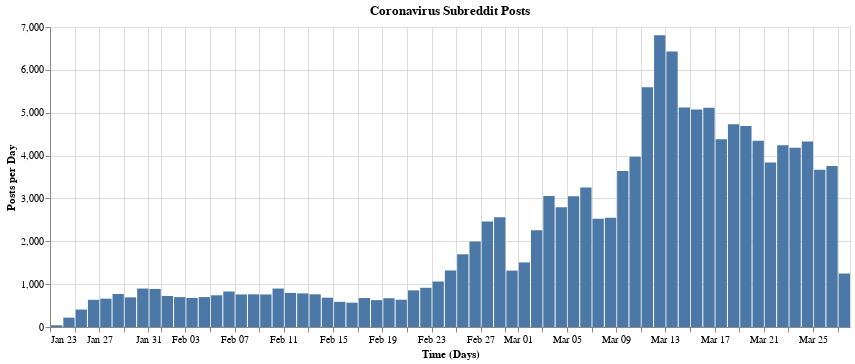

Write notebook code for a chart like this one.
### Markdown cell above
## Activity

Since there is so much activity it would be interesting to see what it looks like over time. But first we need to summarize it, because it's too many rows to pass off directly to Altair.

### Code cell
import altair
altair.renderers.enable('html')

posts_by_hour = reddit.groupby('created').count()
posts_by_hour = posts_by_hour.resample('1D').sum()

posts_by_hour

altair.Chart(posts_by_hour.reset_index(), title="Coronavirus Subreddit Posts", width=800).mark_bar().encode(
    altair.X('monthdate(created)', title='Time (Days)'),
    altair.Y('id', title='Posts per Day')
)

### Figure 1 — Vega-Lite specification as saved in the notebook (floating-point values rounded to 4 significant figures)
{"config": {"view": {"continuousWidth": 400, "continuousHeight": 300}}, "data": {"name": "data-264c187ac0c73f86dc64ee122778466f"}, "mark": "bar", "encoding": {"x": {"type": "temporal", "field": "created", "timeUnit": "monthdate", "title": "Time (Days)"}, "y": {"type": "quantitative", "field": "id", "title": "Posts per Day"}}, "title": "Coronavirus Subreddit Posts", "width": 800, "$schema": "https://vega.github.io/schema/vega-lite/v4.0.2.json", "datasets": {"data-264c187ac0c73f86dc64ee122778466f": [{"created": "2020-01-23T00:00:00", "Unnamed: 0": 40, "Unnamed: 0.1": 40, "Unnamed: 0.1.1": 40, "id": 40, "url": 40, "title": 40, "creator": 40, "score": 40, "comments": 40}, {"created": "2020-01-24T00:00:00", "Unnamed: 0": 218, "Unnamed: 0.1": 218, "Unnamed: 0.1.1": 218, "id": 218, "url": 218, "title": 218, "creator": 218, "score": 218, "comments": 218}, {"created": "2020-01-25T00:00:00", "Unnamed: 0": 407, "Unnamed: 0.1": 407, "Unnamed: 0.1.1": 407, "id": 407, "url": 407, "title": 407, "creator": 407, "score": 407, "comments": 407}, {"created": "2020-01-26T00:00:00", "Unnamed: 0": 634, "Unnamed: 0.1": 634, "Unnamed: 0.1.1": 634, "id": 634, "url": 634, "title": 634, "creator": 634, "score": 634, "comments": 634}, {"created": "2020-01-27T00:00:00", "Unnamed: 0": 661, "Unnamed: 0.1": 661, "Unnamed: 0.1.1": 661, "id": 661, "url": 661, "title": 661, "creator": 661, "score": 661, "comments": 661}, {"created": "2020-01-28T00:00:00", "Unnamed: 0": 770, "Unnamed: 0.1": 770, "Unnamed: 0.1.1": 770, "id": 770, "url": 770, "title": 770, "creator": 770, "score": 770, "comments": 770}, {"created": "2020-01-29T00:00:00", "Unnamed: 0": 692, "Unnamed: 0.1": 692, "Unnamed: 0.1.1": 692, "id": 692, "url": 692, "title": 692, "creator": 692, "score": 692, "comments": 692}, {"created": "2020-01-30T00:00:00", "Unnamed: 0": 897, "Unnamed: 0.1": 897, "Unnamed: 0.1.1": 897, "id": 897, "url": 897, "title": 897, "creator": 897, "score": 897, "comments": 897}, {"created": "2020-01-31T00:00:00", "Unnamed: 0": 888, "Unnamed: 0.1": 888, "Unnamed: 0.1.1": 888, "id": 888, "url": 888, "title": 888, "creator": 888, "score": 888, "comments": 888}, {"created": "2020-02-01T00:00:00", "Unnamed: 0": 724, "Unnamed: 0.1": 724, "Unnamed: 0.1.1": 724, "id": 724, "url": 724, "title": 724, "creator": 724, "score": 724, "comments": 724}, {"created": "2020-02-02T00:00:00", "Unnamed: 0": 697, "Unnamed: 0.1": 697, "Unnamed: 0.1.1": 697, "id": 697, "url": 697, "title": 697, "creator": 697, "score": 697, "comments": 697}, {"created": "2020-02-03T00:00:00", "Unnamed: 0": 679, "Unnamed: 0.1": 679, "Unnamed: 0.1.1": 679, "id": 679, "url": 679, "title": 679, "creator": 679, "score": 679, "comments": 679}, {"created": "2020-02-04T00:00:00", "Unnamed: 0": 698, "Unnamed: 0.1": 698, "Unnamed: 0.1.1": 698, "id": 698, "url": 698, "title": 698, "creator": 698, "score": 698, "comments": 698}, {"created": "2020-02-05T00:00:00", "Unnamed: 0": 740, "Unnamed: 0.1": 740, "Unnamed: 0.1.1": 740, "id": 740, "url": 740, "title": 740, "creator": 740, "score": 740, "comments": 740}, {"created": "2020-02-06T00:00:00", "Unnamed: 0": 828, "Unnamed: 0.1": 828, "Unnamed: 0.1.1": 828, "id": 828, "url": 828, "title": 828, "creator": 828, "score": 828, "comments": 828}, {"created": "2020-02-07T00:00:00", "Unnamed: 0": 760, "Unnamed: 0.1": 760, "Unnamed: 0.1.1": 760, "id": 760, "url": 760, "title": 760, "creator": 760, "score": 760, "comments": 760}, {"created": "2020-02-08T00:00:00", "Unnamed: 0": 763, "Unnamed: 0.1": 763, "Unnamed: 0.1.1": 763, "id": 763, "url": 763, "title": 763, "creator": 763, "score": 763, "comments": 763}, {"created": "2020-02-09T00:00:00", "Unnamed: 0": 759, "Unnamed: 0.1": 759, "Unnamed: 0.1.1": 759, "id": 759, "url": 759, "title": 759, "creator": 759, "score": 759, "comments": 759}, {"created": "2020-02-10T00:00:00", "Unnamed: 0": 897, "Unnamed: 0.1": 897, "Unnamed: 0.1.1": 897, "id": 897, "url": 897, "title": 897, "creator": 897, "score": 897, "comments": 897}, {"created": "2020-02-11T00:00:00", "Unnamed: 0": 796, "Unnamed: 0.1": 796, "Unnamed: 0.1.1": 796, "id": 796, "url": 796, "title": 796, "creator": 796, "score": 796, "comments": 796}, {"created": "2020-02-12T00:00:00", "Unnamed: 0": 784, "Unnamed: 0.1": 784, "Unnamed: 0.1.1": 784, "id": 784, "url": 784, "title": 784, "creator": 784, "score": 784, "comments": 784}, {"created": "2020-02-13T00:00:00", "Unnamed: 0": 763, "Unnamed: 0.1": 763, "Unnamed: 0.1.1": 763, "id": 763, "url": 763, "title": 763, "creator": 763, "score": 763, "comments": 763}, {"created": "2020-02-14T00:00:00", "Unnamed: 0": 684, "Unnamed: 0.1": 684, "Unnamed: 0.1.1": 684, "id": 684, "url": 684, "title": 684, "creator": 684, "score": 684, "comments": 684}, {"created": "2020-02-15T00:00:00", "Unnamed: 0": 587, "Unnamed: 0.1": 587, "Unnamed: 0.1.1": 587, "id": 587, "url": 587, "title": 587, "creator": 587, "score": 587, "comments": 587}, {"created": "2020-02-16T00:00:00", "Unnamed: 0": 567, "Unnamed: 0.1": 567, "Unnamed: 0.1.1": 567, "id": 567, "url": 567, "title": 567, "creator": 567, "score": 567, "comments": 567}, {"created": "2020-02-17T00:00:00", "Unnamed: 0": 677, "Unnamed: 0.1": 677, "Unnamed: 0.1.1": 677, "id": 677, "url": 677, "title": 677, "creator": 677, "score": 677, "comments": 677}, {"created": "2020-02-18T00:00:00", "Unnamed: 0": 627, "Unnamed: 0.1": 627, "Unnamed: 0.1.1": 627, "id": 627, "url": 627, "title": 627, "creator": 627, "score": 627, "comments": 627}, {"created": "2020-02-19T00:00:00", "Unnamed: 0": 671, "Unnamed: 0.1": 671, "Unnamed: 0.1.1": 671, "id": 671, "url": 671, "title": 671, "creator": 671, "score": 671, "comments": 671}, {"created": "2020-02-20T00:00:00", "Unnamed: 0": 636, "Unnamed: 0.1": 636, "Unnamed: 0.1.1": 636, "id": 636, "url": 636, "title": 636, "creator": 636, "score": 636, "comments": 636}, {"created": "2020-02-21T00:00:00", "Unnamed: 0": 855, "Unnamed: 0.1": 855, "Unnamed: 0.1.1": 855, "id": 855, "url": 855, "title": 855, "creator": 855, "score": 855, "comments": 855}, {"created": "2020-02-22T00:00:00", "Unnamed: 0": 915, "Unnamed: 0.1": 915, "Unnamed: 0.1.1": 915, "id": 915, "url": 915, "title": 915, "creator": 915, "score": 915, "comments": 915}, {"created": "2020-02-23T00:00:00", "Unnamed: 0": 1061, "Unnamed: 0.1": 1061, "Unnamed: 0.1.1": 1061, "id": 1061, "url": 1061, "title": 1061, "creator": 1061, "score": 1061, "comments": 1061}, {"created": "2020-02-24T00:00:00", "Unnamed: 0": 1319, "Unnamed: 0.1": 1319, "Unnamed: 0.1.1": 1319, "id": 1319, "url": 1319, "title": 1319, "creator": 1319, "score": 1319, "comments": 1319}, {"created": "2020-02-25T00:00:00", "Unnamed: 0": 1697, "Unnamed: 0.1": 1697, "Unnamed: 0.1.1": 1697, "id": 1697, "url": 1697, "title": 1697, "creator": 1697, "score": 1697, "comments": 1697}, {"created": "2020-02-26T00:00:00", "Unnamed: 0": 1996, "Unnamed: 0.1": 1996, "Unnamed: 0.1.1": 1996, "id": 1996, "url": 1996, "title": 1996, "creator": 1996, "score": 1996, "comments": 1996}, {"created": "2020-02-27T00:00:00", "Unnamed: 0": 2460, "Unnamed: 0.1": 2460, "Unnamed: 0.1.1": 2460, "id": 2460, "url": 2460, "title": 2460, "creator": 2460, "score": 2460, "comments": 2460}, {"created": "2020-02-28T00:00:00", "Unnamed: 0": 2561, "Unnamed: 0.1": 2561, "Unnamed: 0.1.1": 2561, "id": 2561, "url": 2561, "title": 2561, "creator": 2561, "score": 2561, "comments": 2561}, {"created": "2020-02-29T00:00:00", "Unnamed: 0": 1316, "Unnamed: 0.1": 1316, "Unnamed: 0.1.1": 1316, "id": 1316, "url": 1316, "title": 1316, "creator": 1316, "score": 1316, "comments": 1316}, {"created": "2020-03-01T00:00:00", "Unnamed: 0": 1507, "Unnamed: 0.1": 1507, "Unnamed: 0.1.1": 1507, "id": 1507, "url": 1507, "title": 1507, "creator": 1507, "score": 1507, "comments": 1507}, {"created": "2020-03-02T00:00:00", "Unnamed: 0": 2259, "Unnamed: 0.1": 2259, "Unnamed: 0.1.1": 2259, "id": 2259, "url": 2259, "title": 2259, "creator": 2259, "score": 2259, "comments": 2259}, {"created": "2020-03-03T00:00:00", "Unnamed: 0": 3057, "Unnamed: 0.1": 3057, "Unnamed: 0.1.1": 3057, "id": 3057, "url": 3057, "title": 3057, "creator": 3057, "score": 3057, "comments": 3057}, {"created": "2020-03-04T00:00:00", "Unnamed: 0": 2797, "Unnamed: 0.1": 2797, "Unnamed: 0.1.1": 2797, "id": 2797, "url": 2797, "title": 2797, "creator": 2797, "score": 2797, "comments": 2797}, {"created": "2020-03-05T00:00:00", "Unnamed: 0": 3053, "Unnamed: 0.1": 3053, "Unnamed: 0.1.1": 3053, "id": 3053, "url": 3053, "title": 3053, "creator": 3053, "score": 3053, "comments": 3053}, {"created": "2020-03-06T00:00:00", "Unnamed: 0": 3256, "Unnamed: 0.1": 3256, "Unnamed: 0.1.1": 3256, "id": 3256, "url": 3256, "title": 3256, "creator": 3256, "score": 3256, "comments": 3256}, {"created": "2020-03-07T00:00:00", "Unnamed: 0": 2523, "Unnamed: 0.1": 2523, "Unnamed: 0.1.1": 2523, "id": 2523, "url": 2523, "title": 2523, "creator": 2523, "score": 2523, "comments": 2523}, {"created": "2020-03-08T00:00:00", "Unnamed: 0": 2547, "Unnamed: 0.1": 2547, "Unnamed: 0.1.1": 2547, "id": 2547, "url": 2547, "title": 2547, "creator": 2547, "score": 2547, "comments": 2547}, {"created": "2020-03-09T00:00:00", "Unnamed: 0": 3641, "Unnamed: 0.1": 3641, "Unnamed: 0.1.1": 3641, "id": 3641, "url": 3641, "title": 3641, "creator": 3641, "score": 3641, "comments": 3641}, {"created": "2020-03-10T00:00:00", "Unnamed: 0": 3970, "Unnamed: 0.1": 3970, "Unnamed: 0.1.1": 3970, "id": 3970, "url": 3970, "title": 3970, "creator": 3970, "score": 3970, "comments": 3970}, {"created": "2020-03-11T00:00:00", "Unnamed: 0": 5594, "Unnamed: 0.1": 5594, "Unnamed: 0.1.1": 5594, "id": 5594, "url": 5594, "title": 5594, "creator": 5594, "score": 5594, "comments": 5594}, {"created": "2020-03-12T00:00:00", "Unnamed: 0": 6805, "Unnamed: 0.1": 6805, "Unnamed: 0.1.1": 6805, "id": 6805, "url": 6805, "title": 6805, "creator": 6805, "score": 6805, "comments": 6805}, {"created": "2020-03-13T00:00:00", "Unnamed: 0": 6430, "Unnamed: 0.1": 6430, "Unnamed: 0.1.1": 6430, "id": 6430, "url": 6430, "title": 6430, "creator": 6430, "score": 6430, "comments": 6430}, {"created": "2020-03-14T00:00:00", "Unnamed: 0": 5124, "Unnamed: 0.1": 5124, "Unnamed: 0.1.1": 5124, "id": 5124, "url": 5124, "title": 5124, "creator": 5124, "score": 5124, "comments": 5124}, {"created": "2020-03-15T00:00:00", "Unnamed: 0": 5074, "Unnamed: 0.1": 5074, "Unnamed: 0.1.1": 5074, "id": 5074, "url": 5074, "title": 5074, "creator": 5074, "score": 5074, "comments": 5074}, {"created": "2020-03-16T00:00:00", "Unnamed: 0": 5117, "Unnamed: 0.1": 5117, "Unnamed: 0.1.1": 5117, "id": 5117, "url": 5117, "title": 5117, "creator": 5117, "score": 5117, "comments": 5117}, {"created": "2020-03-17T00:00:00", "Unnamed: 0": 4382, "Unnamed: 0.1": 4382, "Unnamed: 0.1.1": 4382, "id": 4382, "url": 4382, "title": 4382, "creator": 4382, "score": 4382, "comments": 4382}, {"created": "2020-03-18T00:00:00", "Unnamed: 0": 4728, "Unnamed: 0.1": 4728, "Unnamed: 0.1.1": 4728, "id": 4728, "url": 4728, "title": 4728, "creator": 4728, "score": 4728, "comments": 4728}, {"created": "2020-03-19T00:00:00", "Unnamed: 0": 4689, "Unnamed: 0.1": 4689, "Unnamed: 0.1.1": 4689, "id": 4689, "url": 4689, "title": 4689, "creator": 4689, "score": 4689, "comments": 4689}, {"created": "2020-03-20T00:00:00", "Unnamed: 0": 4347, "Unnamed: 0.1": 4347, "Unnamed: 0.1.1": 4347, "id": 4347, "url": 4347, "title": 4347, "creator": 4347, "score": 4347, "comments": 4347}, {"created": "2020-03-21T00:00:00", "Unnamed: 0": 3838, "Unnamed: 0.1": 3838, "Unnamed: 0.1.1": 3838, "id": 3838, "url": 3838, "title": 3838, "creator": 3838, "score": 3838, "comments": 3838}, {"created": "2020-03-22T00:00:00", "Unnamed: 0": 4239, "Unnamed: 0.1": 4239, "Unnamed: 0.1.1": 4239, "id": 4239, "url": 4239, "title": 4239, "creator": 4239, "score": 4239, "comments": 4239}, {"created": "2020-03-23T00:00:00", "Unnamed: 0": 4185, "Unnamed: 0.1": 4185, "Unnamed: 0.1.1": 4185, "id": 4185, "url": 4185, "title": 4185, "creator": 4185, "score": 4185, "comments": 4185}, {"created": "2020-03-24T00:00:00", "Unnamed: 0": 4326, "Unnamed: 0.1": 4326, "Unnamed: 0.1.1": 4326, "id": 4326, "url": 4326, "title": 4326, "creator": 4326, "score": 4326, "comments": 4326}, {"created": "2020-03-25T00:00:00", "Unnamed: 0": 3670, "Unnamed: 0.1": 3670, "Unnamed: 0.1.1": 3670, "id": 3670, "url": 3670, "title": 3670, "creator": 3670, "score": 3670, "comments": 3670}, {"created": "2020-03-26T00:00:00", "Unnamed: 0": 3759, "Unnamed: 0.1": 3759, "Unnamed: 0.1.1": 3759, "id": 3759, "url": 3759, "title": 3759, "creator": 3759, "score": 3759, "comments": 3759}, {"created": "2020-03-27T00:00:00", "Unnamed: 0": 1248, "Unnamed: 0.1": 1248, "Unnamed: 0.1.1": 1248, "id": 1248, "url": 1248, "title": 1248, "creator": 1248, "score": 1248, "comments": 1248}]}}
